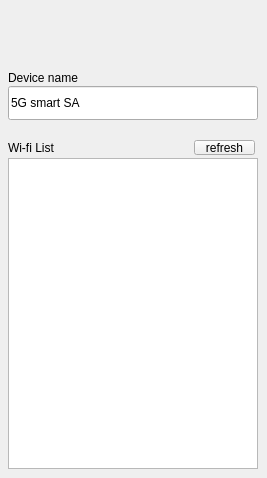
    <widget class="QWidget" name="page_3">
     <widget class="QPushButton" name="wifiofbtn">
      <property name="geometry">
       <rect>
        <x>8</x>
        <y>20</y>
        <width>90</width>
        <height>30</height>
       </rect>
      </property>
      <property name="styleSheet">
       <string notr="true">QPushButton { border-style: flat;}
#networkset[pltdismode=&quot;indoor&quot;] QPushButton
{
background-image: url(:/bit/image/btn_radio_off_w90.png);
}

#networkset[pltdismode=&quot;outdoor&quot;] QPushButton
{
background-image: url(:/bit/image/btn_radio_off_w90.png);
}

#networkset[pltdismode=&quot;night&quot;] QPushButton
{
	background-color:rgba(0,0,0,0);
background-image: url(:/bit/image/night_Off.png);
}



</string>
      </property>
      <property name="text">
       <string/>
      </property>
      <property name="checkable">
       <bool>true</bool>
      </property>
     </widget>
     <widget class="QPushButton" name="pb_wifi_refresh">
      <property name="geometry">
       <rect>
        <x>194</x>
        <y>140</y>
        <width>61</width>
        <height>15</height>
       </rect>
      </property>
      <property name="whatsThis">
       <string/>
      </property>
      <property name="styleSheet">
       <string notr="true">#networkset[pltdismode=&quot;indoor&quot;] QPushButton
{
	color:rgba(6, 62, 97, 1);
	font:75 13px &quot;Arial&quot;;
	font-weight:bold;
}

#networkset[pltdismode=&quot;outdoor&quot;] QPushButton
{
	color:rgba(6, 62, 97, 1);
	font:75 13px &quot;Arial&quot;;
	font-weight:bold;
}

#networkset[pltdismode=&quot;night&quot;] QPushButton
{
	color:rgba(7, 97, 116, 1);
	font:75 13px &quot;Arial&quot;;
	font-weight:bold;
	background-color:rgba(0,0,0,0);
}</string>
      </property>
      <property name="text">
       <string>refresh</string>
      </property>
     </widget>
     <widget class="QLabel" name="lblWifiLIst">
      <property name="geometry">
       <rect>
        <x>8</x>
        <y>140</y>
        <width>70</width>
        <height>15</height>
       </rect>
      </property>
      <property name="styleSheet">
       <string notr="true">#networkset[pltdismode=&quot;indoor&quot;] QLabel
{
color:rgba(127, 127, 127, 1);
font:75 13px &quot;Arial&quot;;
font-weight:bold;
}

#networkset[pltdismode=&quot;outdoor&quot;] QLabel
{
color:rgba(127, 127, 127, 1);
font:75 13px &quot;Arial&quot;;
font-weight:bold;
}

#networkset[pltdismode=&quot;night&quot;] QLabel
{
color:rgba(88, 77, 58, 1);
font:75 13px &quot;Arial&quot;;
font-weight:bold;
}



</string>
      </property>
      <property name="text">
       <string>Wi-fi List</string>
      </property>
     </widget>
     <widget class="focuslinedit" name="EditDevName">
      <property name="geometry">
       <rect>
        <x>8</x>
        <y>86</y>
        <width>250</width>
        <height>34</height>
       </rect>
      </property>
      <property name="styleSheet">
       <string notr="true">#networkset[pltdismode=&quot;indoor&quot;] QLineEdit
{
font:75 16px &quot;Arial&quot;;
border-image: url(:/bit/image/input_box_w180.png);
padding-left:10px;
color: rgba(0, 42, 94, 1);
}
#networkset[pltdismode=&quot;outdoor&quot;] QLineEdit
{
font:75 16px &quot;Arial&quot;;
border-image: url(:/bit/image/input_box_w180.png);
padding-left:10px;
color: rgba(0, 42, 94, 1);
}
#networkset[pltdismode=&quot;night&quot;] QLineEdit
{
font:75 16px &quot;Arial&quot;;
background-color: rgba(24,23,20,1);
padding-left:10px;
color: rgba(7,97,116, 1);
}</string>
      </property>
      <property name="text">
       <string>5G smart SA</string>
      </property>
     </widget>
     <widget class="QLabel" name="lblWifiLIst_4">
      <property name="geometry">
       <rect>
        <x>8</x>
        <y>70</y>
        <width>104</width>
        <height>15</height>
       </rect>
      </property>
      <property name="styleSheet">
       <string notr="true">#networkset[pltdismode=&quot;indoor&quot;] QLabel
{
color:rgba(127, 127, 127, 1);
font:75 13px &quot;Arial&quot;;
font-weight:bold;
}

#networkset[pltdismode=&quot;outdoor&quot;] QLabel
{
color:rgba(127, 127, 127, 1);
font:75 13px &quot;Arial&quot;;
font-weight:bold;
}

#networkset[pltdismode=&quot;night&quot;] QLabel
{
color:rgba(88, 77, 58, 1);
font:75 13px &quot;Arial&quot;;
font-weight:bold;
}



</string>
      </property>
      <property name="text">
       <string>Device name</string>
      </property>
     </widget>
     <widget class="QTableWidget" name="tableWidget">
      <property name="geometry">
       <rect>
        <x>8</x>
        <y>158</y>
        <width>250</width>
        <height>311</height>
       </rect>
      </property>
      <property name="focusPolicy">
       <enum>Qt::NoFocus</enum>
      </property>
      <property name="styleSheet">
       <string notr="true">QScrollBar:vertical {
	background-color:rgba(145, 145, 145, 1);
	width:14px;
	border-radius:6px; 
}
QScrollBar::handle:vertical {
	border:2px solid rgba(145, 145, 145, 1);
	background-color:rgba(235, 235, 235, 1);
	width:8px;
	border-radius:6px; 
}
QScrollBar::add-line:vertical {
	height:0px;
	subcontrol-position:bottom;
	subcontrol-origin:margin;
}
QScrollBar::sub-line:vertical {
	height:0px;
	subcontrol-position:top;
	subcontrol-origin:margin;
}

#networkset[pltdismode=&quot;indoor&quot;] #tableWidget
{
	border-style:flat;
	outline:0px;
	font:75 13px &quot;Arial&quot;;
	color:rgb(0,0,0);
}
#networkset[pltdismode=&quot;indoor&quot;] #tableWidget::item
{
	background-color: rgba(211, 211, 211, 1);
	color:rgb(0,0,0);
	border:2px solid white;
	padding-left:10px;
}
#networkset[pltdismode=&quot;indoor&quot;]  #tableWidget::item:selected
{
	font-weight:bold;	
	background-color: rgb(255, 181, 0);
}
#networkset[pltdismode  =  &quot;indoor&quot;] QScrollBar:vertical
{
	background-color:rgba(145, 145, 145, 1);
}
#networkset[pltdismode  =  &quot;indoor&quot;] QScrollBar::handle:vertical
 {
	border:2px solid rgba(145, 145, 145, 1);
	background-color:rgba(235, 235, 235, 1);
}

#networkset[pltdismode=&quot;outdoor&quot;] #tableWidget
{
	border-style:flat;
	outline:0px;
	font:75 13px &quot;Arial&quot;;
	color:rgb(0,0,0);
}
#networkset[pltdismode=&quot;outdoor&quot;] #tableWidget::item
{
	background-color: rgba(211, 211, 211, 1);
	color:rgb(0,0,0);
	border:2px solid white;
	padding-left:10px;
}
#networkset[pltdismode=&quot;outdoor&quot;]  #tableWidget::item:selected
{
	background-color: rgb(255, 181, 0);
	font-weight:bold;	
}
#networkset[pltdismode  =  &quot;outdoor&quot;] QScrollBar:vertical
{
	background-color:rgba(145, 145, 145, 1);
}
#networkset[pltdismode  =  &quot;outdoor&quot;] QScrollBar::handle:vertical
 {
	border:2px solid rgba(145, 145, 145, 1);
	background-color:rgba(235, 235, 235, 1);
}


#networkset[pltdismode=&quot;night&quot;] #tableWidget
{
	border-style:flat;
	outline:0px;
	font:75 13px &quot;Arial&quot;;
	background-color:black;
	color:rgba(250, 218, 166, 1);
}
#networkset[pltdismode=&quot;night&quot;] #tableWidget::item
{
	background-color: rgba(24, 23, 20, 1);
	color:rgba(250, 218, 166, 1);
	border:2px solid black;
	padding-left:10px;
}
#networkset[pltdismode=&quot;night&quot;]  #tableWidget::item:selected
{
	background-color: rgb(255, 156, 0);
	font-weight:bold;	
}

#networkset[pltdismode  =  &quot;night&quot;] QScrollBar:vertical
{
	background-color:rgba(145, 145, 145, 1);
}
#networkset[pltdismode  =  &quot;night&quot;] QScrollBar::handle:vertical
 {
	border:2px solid rgba(145, 145, 145, 1);
	background-color:rgba(235, 235, 235, 1);
}






</string>
      </property>
      <property name="verticalScrollBarPolicy">
       <enum>Qt::ScrollBarAsNeeded</enum>
      </property>
      <property name="horizontalScrollBarPolicy">
       <enum>Qt::ScrollBarAlwaysOff</enum>
      </property>
      <property name="verticalScrollMode">
       <enum>QAbstractItemView::ScrollPerItem</enum>
      </property>
      <property name="showGrid">
       <bool>false</bool>
      </property>
      <property name="gridStyle">
       <enum>Qt::SolidLine</enum>
      </property>
      <property name="rowCount">
       <number>0</number>
      </property>
      <attribute name="horizontalHeaderVisible">
       <bool>false</bool>
      </attribute>
      <attribute name="horizontalHeaderCascadingSectionResizes">
       <bool>false</bool>
      </attribute>
      <attribute name="horizontalHeaderDefaultSectionSize">
       <number>250</number>
      </attribute>
      <attribute name="horizontalHeaderShowSortIndicator" stdset="0">
       <bool>false</bool>
      </attribute>
      <attribute name="horizontalHeaderStretchLastSection">
       <bool>true</bool>
      </attribute>
      <attribute name="verticalHeaderVisible">
       <bool>false</bool>
      </attribute>
      <attribute name="verticalHeaderDefaultSectionSize">
       <number>34</number>
      </attribute>
      <attribute name="verticalHeaderStretchLastSection">
       <bool>false</bool>
      </attribute>
      <column>
       <property name="text">
        <string>Wi-fi 1</string>
       </property>
      </column>
     </widget>
     <widget class="QLabel" name="lblCurWifi">
      <property name="geometry">
       <rect>
        <x>80</x>
        <y>140</y>
        <width>104</width>
        <height>15</height>
       </rect>
      </property>
      <property name="styleSheet">
       <string notr="true">#networkset[pltdismode=&quot;indoor&quot;] QLabel
{
/*color:rgba(127, 127, 127, 1);*/
color:rgba(0, 0, 0, 1);
font:75 13px &quot;Arial&quot;;
font-weight:bold;
}

#networkset[pltdismode=&quot;outdoor&quot;] QLabel
{
color:rgba(0, 0, 0, 1);
/*color:rgba(127, 127, 127, 1);*/
font:75 13px &quot;Arial&quot;;
font-weight:bold;
}

#networkset[pltdismode=&quot;night&quot;] QLabel
{
color:rgba(250, 218, 166, 1);
/*color:rgba(88, 77, 58, 1);*/
font:75 13px &quot;Arial&quot;;
font-weight:bold;
}



</string>
      </property>
      <property name="text">
       <string/>
      </property>
     </widget>
    </widget>
